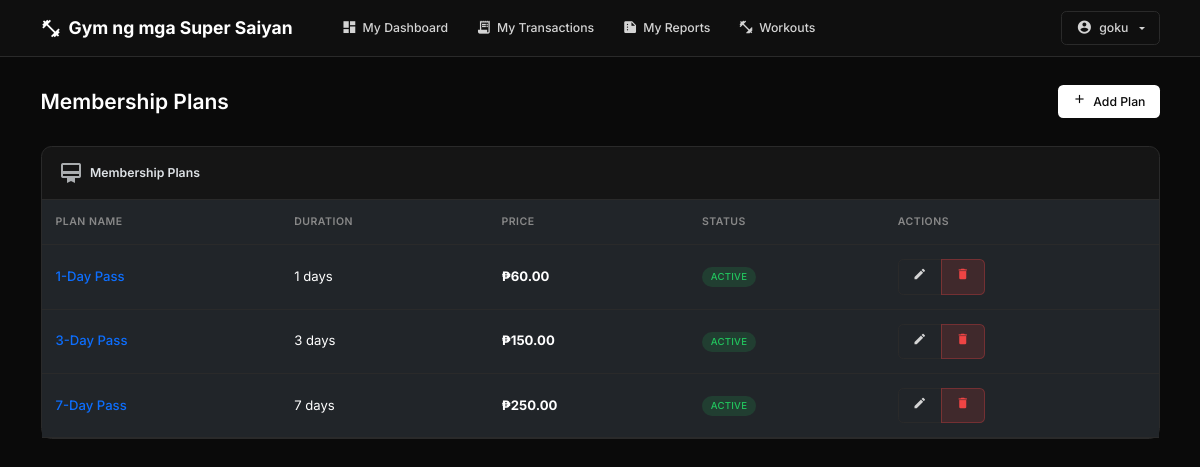
The app's page /plans/ (signed in) with its own data.
### core/models.py (models this page shows, shortened)
class MembershipPlan(models.Model):
    name = models.CharField(max_length=100)
    duration_days = models.IntegerField()
    price = models.DecimalField(max_digits=10, decimal_places=2)
    is_active = models.BooleanField(default=True)
    created_at = models.DateTimeField(auto_now_add=True)
    class Meta:
        ordering = ['duration_days']

### core/views.py (the view, shortened to what this page needs)
# urls.py: path('plans/', views.plans_list, name='plans_list'),
@login_required
def plans_list(request):
    plans = MembershipPlan.objects.all()
    form = MembershipPlanForm()
    context = {
        'plans': plans,
        'form': form,
        'page_title': 'Membership Plans',
    }
    return render(request, 'pages/plans.html', context)

### templates/pages/plans.html (shortened to what this page needs)
{% extends 'base.html' %}
{% block page_actions %}
<button class="btn btn-primary" data-bs-toggle="modal" data-bs-target="#createPlanModal">
    <span class="material-icons me-1" style="font-size: 1rem;">add</span>
    Add Plan
</button>
{% endblock %}
{% block content %}
<div class="card animate-in">
    <div class="card-header">
        <div class="d-flex align-items-center">
            <span class="material-icons me-2 text-muted">card_membership</span>
            <span>Membership Plans</span>
        </div>
    </div>
    <div class="card-body p-0">
        <div class="table-responsive">
            <table class="table table-hover mb-0">
                <thead>
                    <tr>
                        <th>Plan Name</th>
                        <th>Duration</th>
                        <th>Price</th>
                        <th>Status</th>
                        <th>Actions</th>
                    </tr>
                </thead>
                <tbody>
                    {% for plan in plans %}
                    <tr>
                        <td>
                            <span class="fw-medium text-primary">{{ plan.name }}</span>
                        </td>
                        <td>{{ plan.duration_days }} days</td>
                        <td class="fw-bold">₱{{ plan.price }}</td>
                        <td>
                            {% if plan.is_active %}
                                {% include 'atoms/badge.html' with type="active" text="Active" %}
                            {% else %}
                                {% include 'atoms/badge.html' with type="expired" text="Inactive" %}
                            {% endif %}
                        </td>
                        <td>
                            <div class="btn-group btn-group-sm">
                                <a href="{% url 'plan_edit' plan.pk %}" class="btn btn-outline-light" title="Edit">
                                    <span class="material-icons" style="font-size: 1rem;">edit</span>
                                </a>
                                <a href="{% url 'plan_delete' plan.pk %}" class="btn btn-danger" title="Delete">
                                    <span class="material-icons" style="font-size: 1rem;">delete</span>
                                </a>
                            </div>
                        </td>
                    </tr>
                    {% endfor %}
                </tbody>
            </table>
        </div>
    </div>
</div>
{% endblock %}

### templates/base.html (shortened to what this page needs)
<!DOCTYPE html>
<html lang="en" data-bs-theme="{% if user.settings %}{{ user.settings.theme }}{% elif user.member and user.member.profile %}{{ user.member.profile.theme }}{% else %}dark{% endif %}" class="{% if user.settings %}font-{{ user.settings.font_size }}{% elif user.member and user.member.profile %}font-{{ user.member.profile.font_size }}{% else %}font-medium{% endif %}">
<head>
    <link href="https://cdn.jsdelivr.net/npm/bootstrap@5.3.2/dist/css/bootstrap.min.css" rel="stylesheet">
</head>
<body>
    <nav class="navbar navbar-expand-lg sticky-top">
        <div class="container">
            <a class="navbar-brand" href="{% url 'dashboard' %}">
                <span class="material-icons">fitness_center</span>
                Gym ng mga Super Saiyan
            </a>
            <div class="collapse navbar-collapse" id="navbarNav">
                <ul class="navbar-nav me-auto ms-4">
                    {% if user.member %}
                    <li class="nav-item">
                        <a class="nav-link {% if request.resolver_match.url_name == 'customer_dashboard' %}active{% endif %}" href="{% url 'customer_dashboard' %}">
                            <span class="material-icons">dashboard</span>
                            My Dashboard
                        </a>
                    </li>
                    <li class="nav-item">
                        <a class="nav-link {% if request.resolver_match.url_name == 'customer_transactions' %}active{% endif %}" href="{% url 'customer_transactions' %}">
                            <span class="material-icons">receipt_long</span>
                            My Transactions
                        </a>
                    </li>
                    <li class="nav-item">
                        <a class="nav-link {% if request.resolver_match.url_name == 'customer_reports' %}active{% endif %}" href="{% url 'customer_reports' %}">
                            <span class="material-icons">summarize</span>
                            My Reports
                        </a>
                    </li>
                    <li class="nav-item">
                        <a class="nav-link {% if 'my-workouts' in request.path %}active{% endif %}" href="{% url 'workout_library' %}">
                            <span class="material-icons">fitness_center</span>
                            Workouts
                        </a>
                    </li>
                    {% endif %}
                </ul>
                <div class="dropdown">
                    <button class="btn btn-outline-light dropdown-toggle d-flex align-items-center gap-2" type="button" data-bs-toggle="dropdown">
                        <span class="material-icons" style="font-size: 1.125rem;">account_circle</span>
                        {{ user.username|default:"Admin" }}
                    </button>
                </div>
            </div>
        </div>
    </nav>
    <main class="main-content" id="main-content">
        <div class="container">
            <div class="page-header d-flex justify-content-between align-items-center">
                <h1>{{ page_title|default:"Dashboard" }}</h1>
                <div>{% block page_actions %}{% endblock %}</div>
            </div>
            {% block content %}{% endblock %}
        </div>
    </main>
    <link href="https://cdn.jsdelivr.net/npm/tom-select@2.3.1/dist/css/tom-select.bootstrap5.min.css" rel="stylesheet">
</body>
</html>

### templates/atoms/badge.html
<span class="badge badge-{{ type }}">{{ text }}</span>

### templates/base.html (style rules this page uses)
:root { --bg-primary: #0a0a0a; --bg-secondary: #0f0f0f; --bg-card: #151515; --bg-hover: #1c1c1c; --border-color: #2a2a2a; --text-primary: #ffffff; --text-secondary: #d4d4d4; --text-muted: #888888; --accent: #ffffff; }
html.font-small { font-size: 14px; }
* { font-family: 'Inter', -apple-system, BlinkMacSystemFont, sans-serif; }
body { background: var(--bg-primary); color: var(--text-primary); min-height: 100vh; }
.navbar { background: var(--bg-secondary); border-bottom: 1px solid var(--border-color); padding: 0.75rem 0; }
.navbar-brand { font-weight: 700; font-size: 1.25rem; color: var(--text-primary) !important; display: flex; align-items: center; gap: 0.5rem; }
.navbar-brand .material-icons { font-size: 1.5rem; }
.nav-link { color: var(--text-secondary) !important; font-weight: 500; font-size: 0.875rem; padding: 0.5rem 1rem !important; border-radius: 0.375rem; transition: all 0.2s ease; display: flex; align-items: center; gap: 0.375rem; }
.nav-link .material-icons { font-size: 1.125rem; }
.main-content { padding: 2rem 0; min-height: calc(100vh - 60px); }
.page-header { margin-bottom: 2rem; }
.page-header h1 { font-weight: 600; font-size: 1.5rem; margin: 0; }
.card { background: var(--bg-card); border: 1px solid var(--border-color); border-radius: 0.75rem; transition: all 0.2s ease; }
.card-header { background: transparent; border-bottom: 1px solid var(--border-color); padding: 1rem 1.25rem; font-weight: 600; font-size: 0.875rem; }
.card-body { padding: 1.25rem; }
.table { color: var(--text-primary); margin: 0; }
.table thead th { border-bottom: 1px solid var(--border-color); font-weight: 600; text-transform: uppercase; font-size: 0.75rem; letter-spacing: 0.5px; color: var(--text-muted); padding: 1rem; }
.table tbody td { border-bottom: 1px solid var(--border-color); padding: 1rem; vertical-align: middle; font-size: 0.9375rem; }
.table tbody tr { transition: background 0.15s ease; }
.badge { font-weight: 500; font-size: 0.6875rem; padding: 0.375rem 0.625rem; border-radius: 1rem; text-transform: uppercase; letter-spacing: 0.25px; }
.badge-active { background: rgba(34, 197, 94, 0.15); color: #22c55e; }
.btn { font-size: 0.875rem; font-weight: 500; padding: 0.5rem 1rem; border-radius: 0.375rem; transition: all 0.15s ease; }
.btn-primary { background: var(--text-primary); border: none; color: var(--bg-primary); }
.btn-outline-light { border-color: var(--border-color); color: var(--text-secondary); }
.btn-danger { background: rgba(239, 68, 68, 0.15); border: 1px solid rgba(239, 68, 68, 0.3); color: #ef4444; }
.animate-in { animation: fadeIn 0.3s ease forwards; }
a { color: var(--text-primary); text-decoration: none; transition: color 0.15s ease; }
.page-header h1 { font-size: clamp(1.25rem, 4vw, 1.5rem); }
.table-responsive { -webkit-overflow-scrolling: touch; }

### records on screen
MembershipPlan: name "1-Day Pass", duration_days "1", price "60.00", text "ACTIVE"
MembershipPlan: name "3-Day Pass", duration_days "3", price "150.00", text "ACTIVE"
MembershipPlan: name "7-Day Pass", duration_days "7", price "250.00", text "ACTIVE"

### other values on screen
{{ user.username|default:"Admin" }} "goku"
{{ page_title|default:"Dashboard" }} "Membership Plans"
